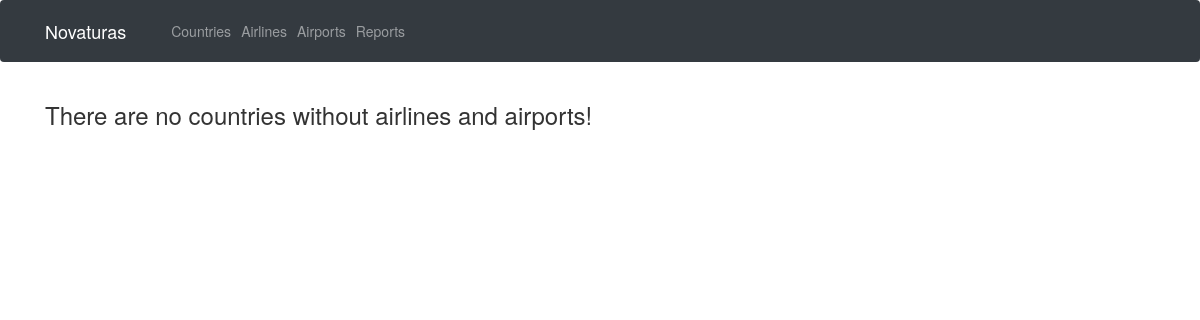
/reportCountriesWithoutBoth.php, run on an earlier commit of the app's database.
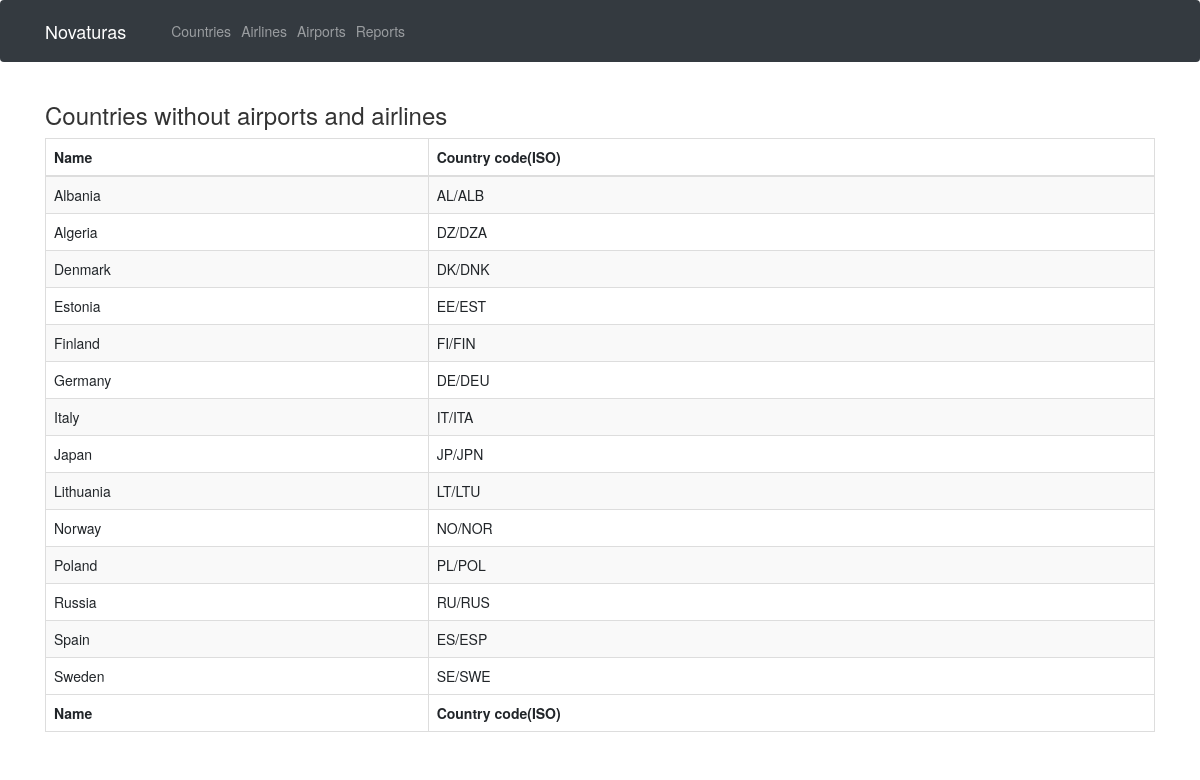
And on a later commit of the database.
### tables this page shows
CREATE TABLE `country` (
  `id` int(11) NOT NULL,
  `iso` varchar(100) NOT NULL,
  `name` varchar(100) NOT NULL
);

### sql.php (called while the page is built, shortened)
<?php include_once 'includes/database.php';
function trisdesimtPirmasSql($dbc)
{
    $sql = "SELECT country.name, country.iso FROM country
    LEFT JOIN airlines ON airlines.countryId = country.id
    LEFT JOIN airport ON airport.countryId = country.id
    WHERE airport.id IS NULL AND airlines.id IS NULL";
    return mysqli_query($dbc, $sql);
}

### reportCountriesWithoutBoth.php (the view)
<?php
include_once 'includes/header.php';
include_once 'includes/database.php';
include_once 'sql.php';
?>
<div class="container">
<?php
$resultCountryWithoutAirlines = trisdesimtPirmasSql($dbc);
if (mysqli_num_rows($resultCountryWithoutAirlines) > 0) {
    ?>
                            <h3>Countries without airports and airlines</h3>
<table id="myTable" class="table table-striped table-bordered" >
        <thead>
          <tr>
            <th>Name</th>
            <th>Country code(ISO)</th>
          </tr>
        </thead>
        <tfoot>
            <tr>
                <th>Name</th>
                <th>Country code(ISO)</th>
            </tr>
        </tfoot>
        <tbody>
        <?php
while ($row = mysqli_fetch_assoc($resultCountryWithoutAirlines)) {
        ?>
                              <tr>
                                  <td><?php echo $row['name']; ?></td>
                                  <td><?php echo $row['iso']; ?></td>
                            </tr>
                            <?php
}
} else {
    ?><h3>There are no countries without airlines and airports!</h3><?php
}
?>
        </tbody>
      </table>
      </div>
      <?php
include_once 'includes/footer.php';
?>

What changed in the data, as far as the page shows it:
added country: name "Albania", iso "AL/ALB"
added country: name "Algeria", iso "DZ/DZA"
added country: name "Denmark", iso "DK/DNK"
added country: name "Estonia", iso "EE/EST"
added country: name "Finland", iso "FI/FIN"
added country: name "Germany", iso "DE/DEU"
added country: name "Italy", iso "IT/ITA"
added country: name "Japan", iso "JP/JPN"
added country: name "Lithuania", iso "LT/LTU"
added country: name "Norway", iso "NO/NOR"
added country: name "Poland", iso "PL/POL"
added country: name "Russia", iso "RU/RUS"
added country: name "Spain", iso "ES/ESP"
added country: name "Sweden", iso "SE/SWE"
Also different on the page:
text no longer shown: "There are no countries without airlines and airports!"
text now shown: "Countries without airports and airlines Name Country code(ISO) Name Country code(ISO)"
